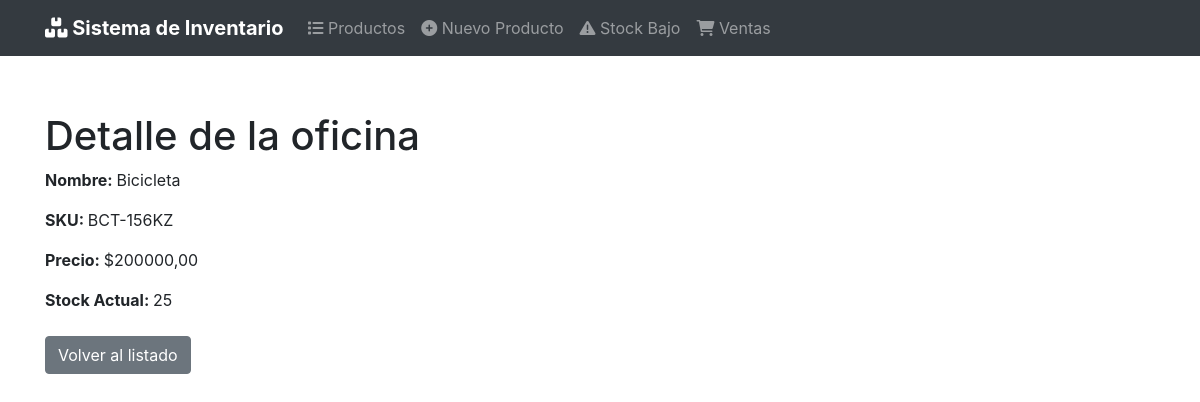
Page /7/ on the committed database.
### productos/models.py (models this page shows, shortened)
class Producto(models.Model):
    nombre = models.CharField("Nombre", max_length=50)
    descripcion = models.CharField("Descripcion", max_length=200)
    precio = models.DecimalField("Precio", max_digits=10, decimal_places=2)
    sku = models.CharField("sku", max_length=20, unique=True)
    stock = models.IntegerField(default=0)
    stock_minimo = models.IntegerField(default=5, verbose_name="Stock Minimo")
    imagen = models.ImageField(
        "Imagen",
        upload_to=get_image_path,
        validators=[validate_image_size],
        blank=True,
        null=True,
        help_text="Formatos permitidos: jpg, png, gif. Tamaño maximo: 5MB"
    )
    fecha_creacion = models.DateTimeField("Fecha de creacion", auto_now_add=True)
    fecha_actualizacion = models.DateTimeField("Fecha de creacion", auto_now=True)
    class Meta:
        verbose_name = 'Producto'
        verbose_name_plural = 'Productos'
        ordering = ['nombre']

### productos/views.py (the view)
# urls.py: path('<int:pk>/', views.ProductoDetailView.as_view(), name='producto_detail'),
class ProductoDetailView(DetailView):
    model = Producto
    template_name = "productos/producto_detail.html"
    context_object_name = "producto"
    def get_context_data(self, **kwargs):
        context = super().get_context_data(**kwargs)
        context["movimientos"] = self.object.movimientos.all()[:10]
        context["form_ajuste"] = AjusteStockForm
        return context

### templates/productos/producto_detail.html
{% extends 'productos/base.html' %}
{% load bootstrap4 %}
{% load crispy_forms_tags %}
{% block content %}
    <div class="form-group">
        <h1>Detalle de la oficina</h1>
        <p><strong>Nombre: </strong>{{ producto.nombre }}</p>
        <p><strong>SKU: </strong>{{ producto.sku }}</p>
        <p><strong>Precio: </strong>${{ producto.precio }}</p>
        <p><strong>Stock Actual: </strong>{{ producto.stock }}</p>
        <div class="text-align mt-4">
            <a href="{% url 'productos:producto_list' %}" class="btn btn-secondary">Volver al listado</a>
        </div>
    </div>
{% endblock content %}

### rows in the picture
Producto: nombre "Bicicleta", sku "BCT-156KZ", precio "200000,00", stock "25"
